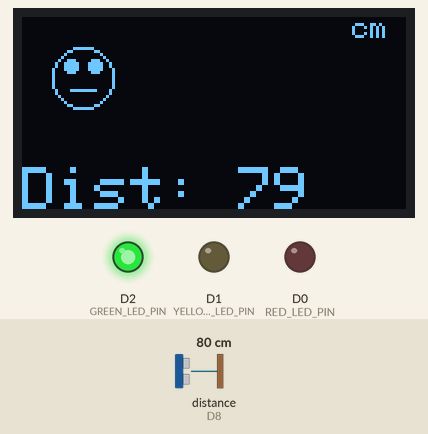
This sketch was run on a simulated ESP8266 (NodeMCU). Shown: 128×64 one-colour display, output pins drawn as LEDs (lit = HIGH). Wiring (inferred from the names in the program): ultrasonic range finder: trigger D6; echo D8. The inputs (shaded band) are chosen by the test bench; at power-on: distance to the obstacle (sensor on D8) 80 cm. The echo pulse lasts 58.3 µs per cm; WiFi joins after 1.5 s; servers stay silent unless stated; the display library's start-up logo is not drawn; pins used as bus, display or sensor lines are not drawn; what the sketch prints to the serial monitor is not drawn.

Above: at 4.7 s.
4.8 s: distance to the obstacle (sensor on D8) set to 23 cm
At 6.1 s:
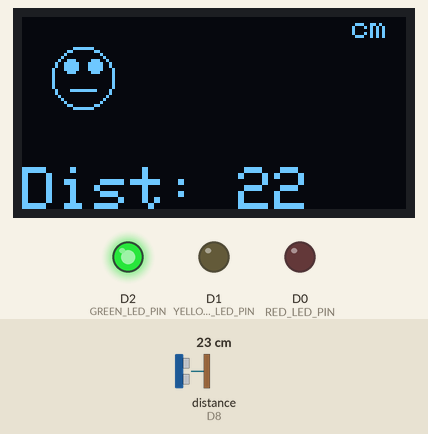
6.4 s: distance to the obstacle (sensor on D8) set to 18 cm
At 7.2 s:
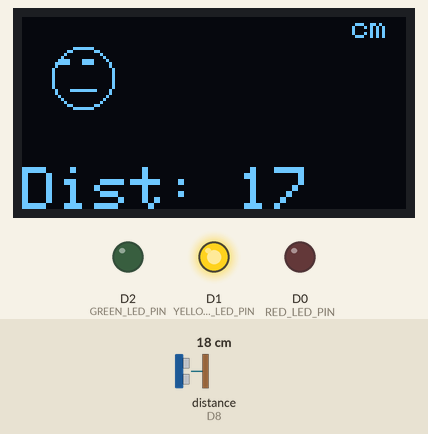
8.4 s: distance to the obstacle (sensor on D8) set to 12 cm
At 9.8 s:
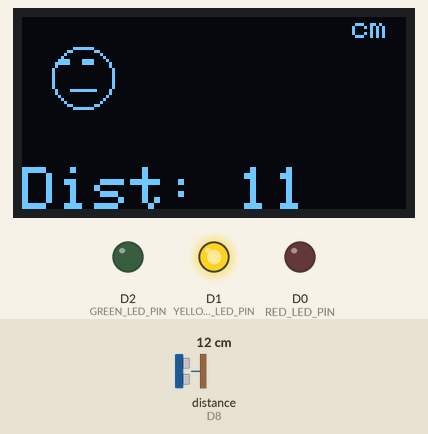
10.8 s: distance to the obstacle (sensor on D8) set to 9 cm
At 12.1 s:
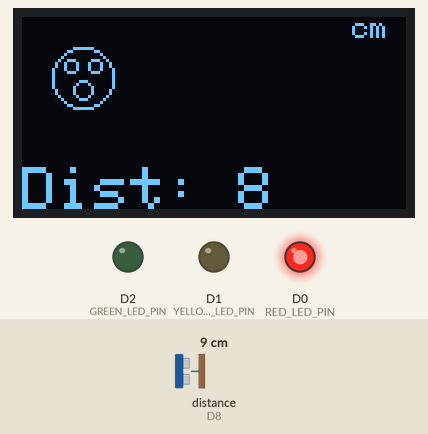
Timing chart, 0 to 13.8 s (numbered marks = the images above; inputs shaded):
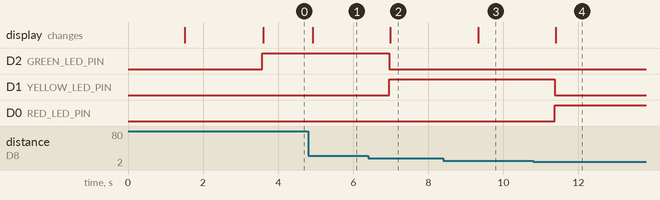

Measured:
- the behaviour switches between 21 and 20 cm on distance to the obstacle (sensor on D8) (found by bisection; images 1 and 2)
- the behaviour switches between 11 and 10 cm on distance to the obstacle (sensor on D8) (found by bisection; images 3 and 4)
- after the input at 4.8 s, the display: changes after 0.13 s (image 1)
- after the input at 6.4 s, D2 (GREEN_LED_PIN): HIGH → LOW after 0.56 s; D1 (YELLOW_LED_PIN): LOW → HIGH after 0.56 s; the display: changes after 0.58 s (image 2)
- after the input at 8.4 s, the display: changes after 0.94 s (image 3)
- after the input at 10.8 s, D1 (YELLOW_LED_PIN): HIGH → LOW after 0.56 s; D0 (RED_LED_PIN): LOW → HIGH after 0.56 s; the display: changes after 0.59 s (image 4)

The sketch:

_11__Code_Full_NoMQTT_DisplayOLED.ino
```cpp
#include <Wire.h>
#include <Adafruit_GFX.h>
#include <Adafruit_SSD1306.h>
#include <ESP8266WiFi.h>
#include <ThingSpeak.h>

// กำหนดขาที่ใช้เชื่อมต่อกับเซ็นเซอร์และ LED
#define TRIG_PIN D6
#define ECHO_PIN D8
#define GREEN_LED_PIN D2
#define YELLOW_LED_PIN D1
#define RED_LED_PIN D0

// กำหนดขา SCL และ SDA ที่ใช้กับหน้าจอ OLED
#define SCREEN_WIDTH 128  // ความกว้างของหน้าจอ OLED
#define SCREEN_HEIGHT 64  // ความสูงของหน้าจอ OLED
#define OLED_RESET -1     // ไม่มีขาสำหรับรีเซ็ต
Adafruit_SSD1306 display(SCREEN_WIDTH, SCREEN_HEIGHT, &Wire, OLED_RESET);

// กำหนดการเชื่อมต่อ Wi-Fi และ ThingSpeak
const char* ssid = "HUAWEI_2310";
const char* password = "1234567890";
unsigned long myChannelNumber = 2655229;
const char* myWriteAPIKey = "DYM7MG2V8FLLSBRN";

WiFiClient espClient;
int lastLedState = -1;

// ฟังก์ชันเชื่อมต่อ Wi-Fi
void setup_wifi() {
  delay(10);
  Serial.println("Connecting to Wi-Fi...");
  WiFi.begin(ssid, password);
  while (WiFi.status() != WL_CONNECTED) {
    delay(500);
    Serial.print(".");
  }
  Serial.println("\nConnected to Wi-Fi");
}

// ฟังก์ชันวัดระยะทางด้วยเซ็นเซอร์อัลตราโซนิก
long measure_distance() {
  digitalWrite(TRIG_PIN, LOW);
  delayMicroseconds(2);
  digitalWrite(TRIG_PIN, HIGH);
  delayMicroseconds(10);
  digitalWrite(TRIG_PIN, LOW);

  long duration = pulseIn(ECHO_PIN, HIGH, 30000); // จำกัดเวลาการตอบสนองที่ 30 ms

  // ตรวจสอบว่าไม่มีพัลส์หรือเกินขอบเขต
  if (duration == 0) {
    return 200;  // กำหนดให้แสดงระยะทางสูงสุดที่ 200 cm หากไม่มีพัลส์
  }

  long distance = duration * 0.034 / 2;

  // กำหนดขอบเขตระยะทางสูงสุดที่ 200 cm
  if (distance > 200) {
    distance = 200;  // ถ้าเกิน 200 cm ให้แสดงระยะทางที่ 200 cm
  }

  return distance;
}

// ฟังก์ชันส่งข้อมูลไปยัง ThingSpeak
void send_to_thingspeak(long distance, int ledStatus) {
  ThingSpeak.setField(1, distance);
  ThingSpeak.setField(2, ledStatus);
  int httpCode = ThingSpeak.writeFields(myChannelNumber, myWriteAPIKey);

  if (httpCode == 200) {
    Serial.println("Data sent to ThingSpeak successfully.");
  } else {
    Serial.print("Error sending data to ThingSpeak, HTTP code: ");
    Serial.println(httpCode);
  }
}

// ฟังก์ชันแสดงผลบน OLED ปรับให้แสดงอารมณ์และระยะทาง
void display_distance_with_face(long distance, void (*drawFace)()) {
  display.clearDisplay();
  drawFace();  // แสดงหน้าตามอารมณ์ที่มุมบนซ้าย

  // แสดงคำว่า "cm" ที่มุมขวาบน
  display.setTextSize(1);  // ขนาดเล็กสำหรับมุมขวาบน
  display.setCursor(110, 0);  // กำหนดตำแหน่งที่มุมขวาบน
  display.print("cm");

  // แสดงข้อความระยะทางที่ด้านล่างทั้งหมด
  display.setTextSize(2);
  display.setTextColor(SSD1306_WHITE);
  display.setCursor(0, 50);  // ปรับให้ข้อความอยู่ด้านล่างของหน้าจอ
  display.print("Dist: ");
  display.print(distance);
  display.display();
}

// ฟังก์ชันควบคุม LED และอารมณ์บนหน้าจอ OLED ตามระยะทาง
void control_led(long distance) {
  int ledState = 0;

  if (distance < 10) {
    digitalWrite(RED_LED_PIN, HIGH);
    digitalWrite(YELLOW_LED_PIN, LOW);
    digitalWrite(GREEN_LED_PIN, LOW);
    ledState = 2;
    display_distance_with_face(distance, drawSurprisedFace); // แสดงหน้าตกใจ
  } else if (distance < 20) {
    digitalWrite(RED_LED_PIN, LOW);
    digitalWrite(YELLOW_LED_PIN, HIGH);
    digitalWrite(GREEN_LED_PIN, LOW);
    ledState = 1;
    display_distance_with_face(distance, drawSuspiciousFace); // แสดงหน้าระแวง
  } else {
    digitalWrite(RED_LED_PIN, LOW);
    digitalWrite(YELLOW_LED_PIN, LOW);
    digitalWrite(GREEN_LED_PIN, HIGH);
    ledState = 0;
    display_distance_with_face(distance, drawSmileyFace); // แสดงหน้ายิ้ม
  }

  if (ledState != lastLedState) {
    send_to_thingspeak(distance, ledState);
    lastLedState = ledState;
  }
}

// ฟังก์ชันวาดหน้าต่างๆ บน OLED ปรับให้แสดงในมุมบนซ้าย
void drawSmileyFace() {
  display.drawCircle(20, 20, 10, SSD1306_WHITE);  // วาดหน้าที่มุมบนซ้าย
  display.fillCircle(16, 16, 2, SSD1306_WHITE);
  display.fillCircle(24, 16, 2, SSD1306_WHITE);
  display.drawLine(16, 24, 24, 24, SSD1306_WHITE);
}

void drawSuspiciousFace() {
  display.drawCircle(20, 20, 10, SSD1306_WHITE);
  display.drawRect(12, 14, 4, 2, SSD1306_WHITE);
  display.drawRect(20, 14, 4, 2, SSD1306_WHITE);
  display.drawLine(16, 24, 24, 24, SSD1306_WHITE);
}

void drawSurprisedFace() {
  display.drawCircle(20, 20, 10, SSD1306_WHITE);
  display.drawCircle(16, 16, 2, SSD1306_WHITE);
  display.drawCircle(24, 16, 2, SSD1306_WHITE);
  display.drawCircle(20, 24, 3, SSD1306_WHITE);
}

// ฟังก์ชันตั้งค่าเริ่มต้น
void setup() {
  Serial.begin(115200);
  setup_wifi();
  ThingSpeak.begin(espClient);

  pinMode(TRIG_PIN, OUTPUT);
  pinMode(ECHO_PIN, INPUT);
  pinMode(GREEN_LED_PIN, OUTPUT);
  pinMode(YELLOW_LED_PIN, OUTPUT);
  pinMode(RED_LED_PIN, OUTPUT);

  Wire.begin(D5, D7);  // เปลี่ยนไปใช้ D5 เป็น SCL และ D7 เป็น SDA
  if (!display.begin(SSD1306_SWITCHCAPVCC, 0x3C)) {
    Serial.println("SSD1306 allocation failed");
    for (;;);
  }
  display.display();
  delay(2000);
  display.clearDisplay();
}

// ฟังก์ชันทำงานซ้ำในลูป
void loop() {
  long distance = measure_distance();
  // if (distance == -1) {
  //   Serial.println("Failed to measure distance.");
  //   return;
  // }

  Serial.print("Distance: ");
  Serial.print(distance);
  Serial.println(" cm");

  control_led(distance);
  delay(1000);
}
```
